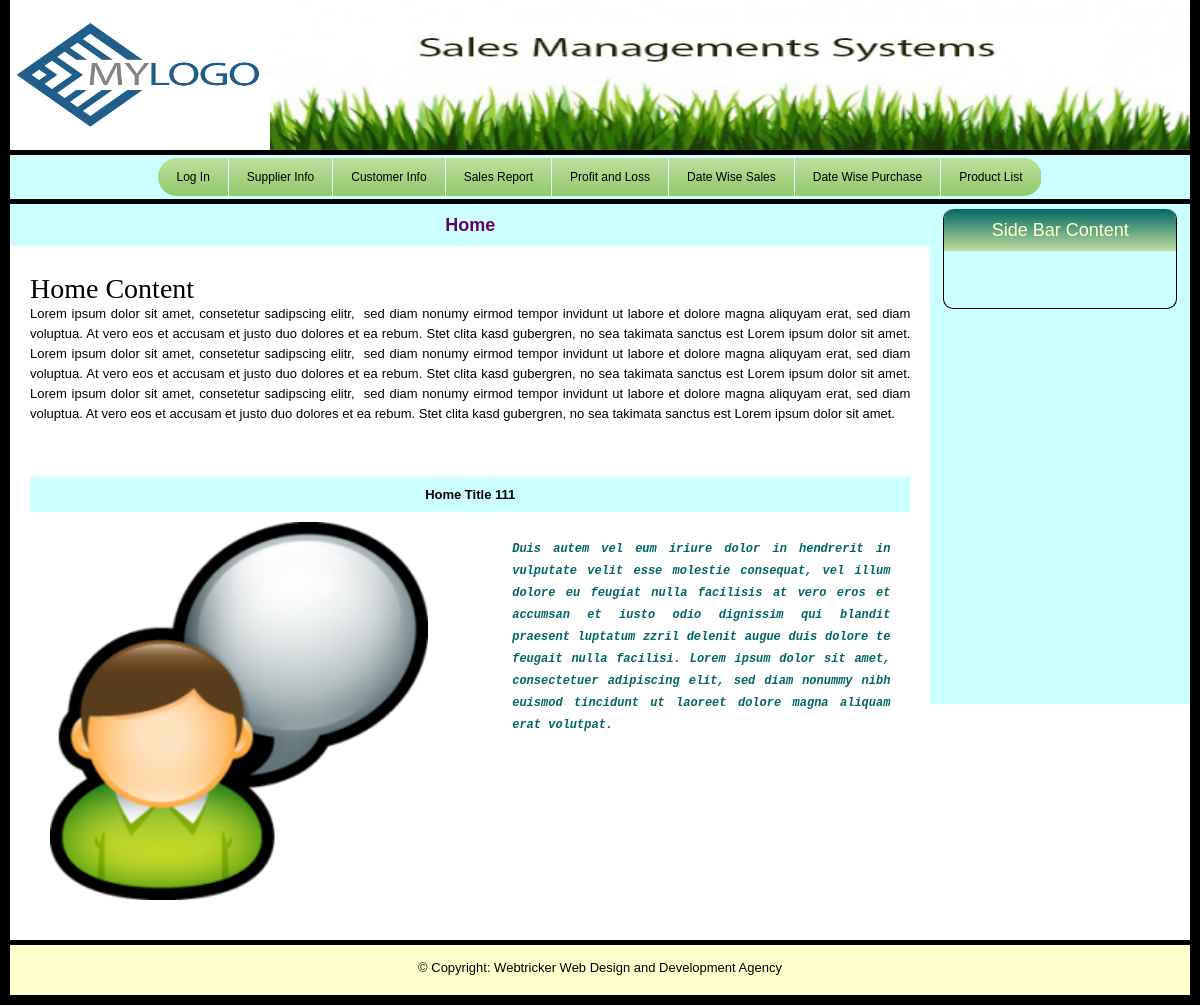
The page / on the database its author committed.
### tables this page shows
CREATE TABLE `tbl_logo` (
  `logo_id` int(4) NOT NULL,
  `logo_image` varchar(100) NOT NULL,
  `status` tinyint(1) NOT NULL,
  `deletion_status` tinyint(1) NOT NULL DEFAULT 0
);

CREATE TABLE `tbl_menu` (
  `menu_id` int(4) NOT NULL,
  `menu_title` varchar(50) NOT NULL,
  `menu_link` varchar(100) NOT NULL,
  `status` tinyint(1) NOT NULL
);

CREATE TABLE `tbl_page_content` (
  `page_content_id` int(4) NOT NULL,
  `menu_id` int(4) NOT NULL,
  `page_content` text NOT NULL,
  `status` tinyint(1) NOT NULL DEFAULT 0,
  `deletion_status` tinyint(1) NOT NULL DEFAULT 0,
  `created_date_time` timestamp NOT NULL DEFAULT current_timestamp() ON UPDATE current_timestamp()
);

CREATE TABLE `tbl_front_content` (
  `front_content_id` int(4) NOT NULL,
  `front_content_title` varchar(100) NOT NULL,
  `front_content_description` text NOT NULL,
  `front_content_image` varchar(100) NOT NULL,
  `menu_id` int(4) NOT NULL,
  `status` tinyint(1) NOT NULL,
  `deletion_status` tinyint(1) NOT NULL DEFAULT 0
);

CREATE TABLE `tbl_footer` (
  `footer_id` int(4) NOT NULL,
  `footer_content` varchar(200) NOT NULL,
  `status` tinyint(1) NOT NULL,
  `deletion_status` tinyint(1) NOT NULL DEFAULT 0
);

### index.php (called while the page is built)
<?php
include './index_require.php';
include './header_content.php';
include './index_master_content.php';
include './footer_content.php';

### index_require.php (called while the page is built, shortened)
<?php
    require_once './classes/welcome.php';
    $obj_welcome = new Welcome();
    $query_result=$obj_welcome->select_menu_items();
    $logo_info=$obj_welcome->select_logo();
    $logo=  mysqli_fetch_assoc($logo_info);
    $view_content=$obj_welcome->select_page_content_by_id($_SESSION['menu_id']);

### classes/database.php (called while the page is built, shortened)
<?php
class Database {
    public function connect() {
        $this->host_name="localhost";
        $this->user_name="u430957945_db_sales_inven";
        $this->password="Inven1254$";
        $this->database_name="u430957945_db_sales_inven";
        $conn= new mysqli($this->host_name,$this->user_name,$this->password,$this->database_name);
        return $conn;
    }
}
?>

### classes/welcome.php (called while the page is built, shortened)
<?php
require_once "database.php";
class Welcome extends Database{
    public function select_menu_items()
    {
        $sql="SELECT * FROM tbl_menu WHERE status='1'";
        $result= $this->connect()->query($sql);
        return $result;
    }
    public function select_page_content_by_id($menu_id)
    {
        $sql="SELECT page_content FROM tbl_page_content WHERE menu_id='$menu_id'";
        $result= $this->connect()->query($sql);
        return $result;
    }
    public function select_front_content_by_menu_id($menu_id)
    {
        $sql="SELECT * FROM tbl_front_content WHERE menu_id='$menu_id'";
        $result= $this->connect()->query($sql);
        return $result;
    }
    public function select_logo()
    {
        $sql="SELECT * FROM tbl_logo WHERE status='1' AND deletion_status='0'";
        $query_result=  $this->connect()->query($sql);
        return $query_result;
    }
    public function select_footer_info()
    {
        $sql="SELECT * FROM tbl_footer WHERE status='1' AND deletion_status='0'";
        $query_result=  $this->connect()->query($sql);
        return $query_result;
    }
}

### header_content.php (the view, shortened to what this page needs)
<!DOCTYPE html>
<html lang="en">
    <head>
        <link type="text/css" href="asset/css/style.css" rel="stylesheet">
        </head>
            <body>
                <div class="page_wrap box">
                    <div class="header_wrap">
                        <div class="logo">
                            <a href="<?php echo 'index.php'; ?>?id=1">
                                <img src="admin/<?php echo $logo['logo_image'];?>" alt="Logo" height="150">
                            </a></div>
                        <div class="banner"></div>
                    </div>
                    <div class="menu">
                        <ul>
                            <?php  while($row=mysqli_fetch_assoc($query_result)) { ?>
                                <li><a href="<?php echo $row['menu_link']?>?id=<?php echo $row['menu_id']?>"><?php echo $row['menu_title']?></a></li>
                            <?php } ?>
                        </ul>
                    </div>

### index_master_content.php
<div class="common_wrap master_content">
    <div class="content">
        <?php include './index_page_content.php';?>
    </div>
    <div class="sidebar">
        <?php include './sidebar_content.php';?>
    </div>
</div>

### index_page_content.php
<?php
    if(isset($page_view))
     {
          if($page_view=='supplier_param_form.php')
             {include './view_pages/supplier_param_form.php';}
          if($page_view=='customer_param_form.php')
               {include './view_pages/customer_param_form.php';}
          if($page_view=='sales_report_param_form.php')
               {include './view_pages/sales_report_param_form.php';}
          if($page_view=='return_sales_param_form.php')
               {include './view_pages/return_sales_param_form.php';}
          if($page_view=='sales_date_wise_param_form.php')
               {include './view_pages/sales_date_wise_param_form.php';}
          if($page_view=='purchase_date_wise_param_form.php')
               {include './view_pages/purchase_date_wise_param_form.php';}
          if($page_view=='profit_loss_date_wise_param_form.php')
               {include './view_pages/profit_loss_date_wise_param_form.php';}
          if($page_view=='product_param_form.php')
               {include './view_pages/product_param_form.php';}
     }
    else
         {include './view_pages/home_content.php';}

### view_pages/home_content.php
<div class="view_content">
    <div class="common_title"><h3>Home</h3></div>
    <?php
        if(isset($view_content))
        {include 'page_content.php';}
    ?>
</div>
<?php
    $menu_id='1';
    $query_result=$obj_welcome->select_front_content_by_menu_id($menu_id);
    $front_content_view=mysqli_fetch_assoc($query_result);
?>
<div class="front_content_wrap box">
    <div class="common_title">
        <h4><?php echo $front_content_view['front_content_title']; ?></h4>
    </div>
    <div class="common_description">
        <div class="front_image">
            <img src="./admin/<?php echo $front_content_view['front_content_image'];?>" alt="image">
        </div>
        <div class="front_description">
            <p><?php echo $front_content_view['front_content_description'];?></p>
        </div>
    </div>
</div>

### view_pages/page_content.php
<div class="page_content">
    <?php
        if($view_content){
        $data = mysqli_fetch_assoc($view_content);
        echo $data['page_content'];}
    ?>
</div>

### sidebar_content.php (shortened to what this page needs)
<div class="sidebar_box_wrap">
    <div class="sidebar_box">
        <h3>Side Bar Content</h3>
    </div>
</div>

### footer_content.php
<?php
    $footer_info=$obj_welcome->select_footer_info();
    $footer_content= mysqli_fetch_assoc($footer_info);
?>
<div class="footer_wrap">
    <p>&copy;&nbsp;<?php echo $footer_content['footer_content'];?></p>
</div>
 </div>
</body>
</html>

### asset/css/style.css (style rules this page uses)
body { background-color:#000;color:#000;margin:0;padding:0;font-family:sans-serif;font-size:13px }
.box:before,.box:after { content:" ";display:table }
.box:after { clear:both }
.box { *zoom:1 }
h1,h2,h3,h4,h5,h6 { margin:0;padding:0; }
.page_wrap { clear:both;position:relative;width:100%;max-width:1340px;margin:0 auto; min-height:50px;padding:0 10px 10px; -webkit-box-sizing:border-box; -moz-box-sizing:border-box; box-sizing:border-box }
.header_wrap,.menu,.content_wrap,.footer_wrap,.user_info,.admin_content,.common_title,.common_wrap, .view_content,.page_content,.image_wrap,.slide_wrap,.slide_inner,.slide,.sidebar_box_wrap,.sidebar_box, .gallery,.gallery_image_outer,.gallery_image_outer a,.gallery_detail,.common_description,.home_link, .sidebar_box ul,.notice_detail,.front_form_wrap,.front_form_wrap .input_wrap,.event_entry_detail, .student_detail_wrap,.result_detail,.front_content_wrap,.class_routine_details,.routine_display { float:left;position:relative;width:100%; -webkit-box-sizing:border-box; -moz-box-sizing:border-box; box-sizing:border-box }
.menu { margin:5px 0 0;padding:3px 0;height:44px;text-align:center; background-color:#ccffff;text-align:center }
.footer_wrap { min-height:50px;background-color:#ffffcc;margin:5px 0 0;text-align:center }
.banner { float:left;position:relative;width:78%;height:150px; background-image:url(../images/mybanner.jpg);background-size:100% 100%; }
.logo { float:left;position:relative;width:22%;height:150px;margin:0;overflow:hidden }
.logo a { float:left;position:relative;width:100%;height:100%;margin:0;padding:0; }
.logo a img { float: left;margin: 0;width: 100% }
.menu ul { display:inline-block;margin:0;padding:0;list-style:none; background:-webkit-linear-gradient(#bfdf9e, #90c96b); background:-o-linear-gradient(#bfdf9e, #90c96b); background:-moz-linear-gradient(#bfdf9e, #90c96b); background:linear-gradient(#bfdf9e, #90c96b); -webkit-border-radius:20px; -moz-border-radius:20px; border-radius:20px; }
.menu ul li { float:left;position:relative;margin:0 }
.menu ul li a { float:left;margin:0;padding:12px 18px;color:#000;font-size:12px; text-decoration:none; border-right:1px solid #ccffff; -webkit-transition:all .5s; -moz-transition:all .5s; transition:all .5s; }
.content { float:left;position:relative;width:78%;min-height:500px;margin:0 }
.sidebar { float:right;position:relative;width:22%;min-height:500px;background-color:#ccffff }
.common_wrap h2 { color:#006666 }
.view_content .common_title,.front_content_wrap .common_title { width:100%;background-color:#ccffff;margin:0 }
.view_content h3 { text-align:center;color:#660066;margin:10px 0;font-size:18px;line-height:22px }
.page_content { padding:20px;text-align:justify;line-height:20px }
.master_content { margin:5px 0 0;background-color:#fff }
.sidebar_box_wrap { min-height:100px }
.sidebar_box { width:90%;margin:5px 5%;min-height:100px;border:1px solid #000;border-top:0; -webkit-border-radius:10px; -moz-border-radius:10px; border-radius:10px; }
.sidebar_box h3 { text-align:center;color:#ffffcc;font-weight:400; padding:10px 0;font-size:18px;line-height:22px; background:-webkit-linear-gradient(#006666,#bfdf9e); background:-o-linear-gradient(#ccffcc,#bfdf9e); background:-moz-linear-gradient(#ccffcc,#bfdf9e); background:linear-gradient(#006666,#bfdf9e); -webkit-border-radius:10px 10px 0 0; -moz-border-radius:10px 10px 0 0; border-radius:10px 10px 0 0; }
.common_description { text-align:justify;padding:10px 20px 20px;font-size:14px;line-height:18px }
.common_description h2 { margin:0 0 20px;padding:0; }
.front_content_wrap { padding:20px; }
.front_content_wrap .common_title h4 { padding:10px;text-align:center }
.front_image { float:left;position:relative;width:45%; }
.front_image img { float:left;margin:0;width:100% }
.front_description { float:right;position:relative;width:45%; }
.footer_wrap p { margin:15px 0 0;padding: 0; }

### rows shown on the page
tbl_logo: logo_image (picture)
tbl_menu: menu_title "Log In"
tbl_menu: menu_title "Supplier Info"
tbl_menu: menu_title "Customer Info"
tbl_menu: menu_title "Sales Report"
tbl_menu: menu_title "Profit and Loss"
tbl_menu: menu_title "Date Wise Sales"
tbl_menu: menu_title "Date Wise Purchase"
tbl_menu: menu_title "Product List"
tbl_page_content: page_content "Home Content Lorem ipsum dolor sit amet, consetetur sadipscing elitr, sed diam nonumy eirmod tempor invidunt ut labore et dolore magna aliquyam erat, sed diam voluptua. At vero eos et accusam et justo duo dolores et ea rebum. Stet clita kasd gubergren, no sea takimata sanctus est Lorem ipsum dolor sit amet. Lorem ipsum dolor sit amet, consetetur sadipscing elitr, sed diam nonumy eirmod tempor invidunt ut labore et dolore magna aliquyam erat, sed diam voluptua. At vero eos et accusam et justo duo dolores et ea rebum. Stet clita kasd gubergren, no sea takimata sanctus est Lorem ipsum dolor sit amet. Lorem ipsum dolor sit amet, consetetur sadipscing elitr, sed diam nonumy eirmod tempor…"
tbl_front_content: front_content_title "Home Title 111", front_content_image (picture), front_content_description "Duis autem vel eum iriure dolor in hendrerit in vulputate velit esse molestie consequat, vel illum dolore eu feugiat nulla facilisis at vero eros et accumsan et iusto odio dignissim qui blandit praesent luptatum zzril delenit augue duis dolore te feugait nulla facilisi. Lorem ipsum dolor sit amet, consectetuer adipiscing elit, sed diam nonummy nibh euismod tincidunt ut laoreet dolore magna aliquam erat volutpat."
tbl_footer: footer_content "Copyright: Webtricker Web Design and Development Agency"
